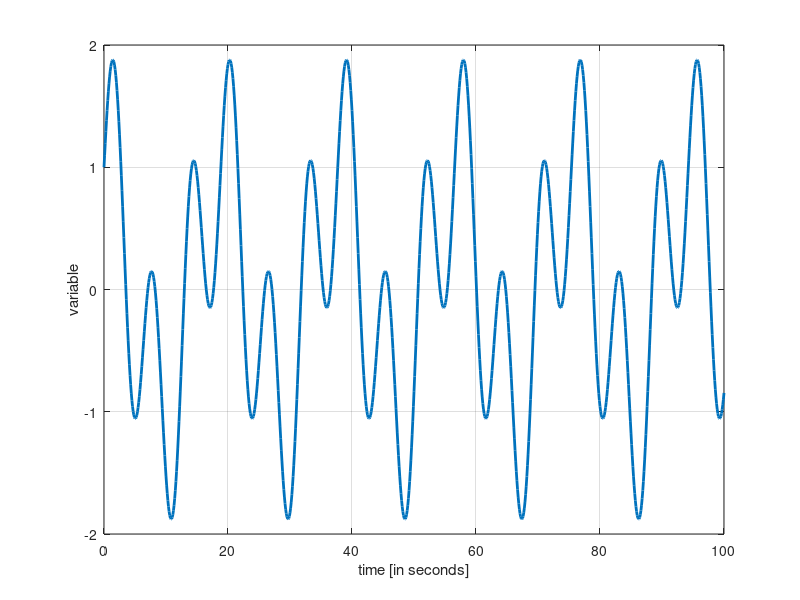

Write the MATLAB code that produced this figure.
#! /bin/octave -qf

clear all; close all; clc; 

t = 0:0.1:100;

f = sin(t)+cos(t/3);

[tt] = repmat(t,[10 1])

save data.mat t f

save('data.txt','tt','-ascii')

hf = figure("paperunits","normalized","position",[100 100 800 300]);

plot(t,f,"linewidth",2); grid on

xlabel("time [in seconds]");

ylabel("variable");

print(hf, "plot01.png","-S800,300");
